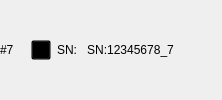
              <widget class="QWidget" name="widget_camera7" native="true">
               <layout class="QHBoxLayout" name="horizontalLayout_12">
                <property name="leftMargin">
                 <number>0</number>
                </property>
                <property name="topMargin">
                 <number>0</number>
                </property>
                <property name="rightMargin">
                 <number>0</number>
                </property>
                <property name="bottomMargin">
                 <number>0</number>
                </property>
                <item>
                 <widget class="QLabel" name="label_22">
                  <property name="text">
                   <string>#7  </string>
                  </property>
                 </widget>
                </item>
                <item>
                 <spacer name="horizontalSpacer_16">
                  <property name="orientation">
                   <enum>Qt::Horizontal</enum>
                  </property>
                  <property name="sizeType">
                   <enum>QSizePolicy::Fixed</enum>
                  </property>
                  <property name="sizeHint" stdset="0">
                   <size>
                    <width>5</width>
                    <height>20</height>
                   </size>
                  </property>
                 </spacer>
                </item>
                <item>
                 <widget class="QPushButton" name="pbt_camera7">
                  <property name="sizePolicy">
                   <sizepolicy hsizetype="Fixed" vsizetype="Fixed">
                    <horstretch>0</horstretch>
                    <verstretch>0</verstretch>
                   </sizepolicy>
                  </property>
                  <property name="minimumSize">
                   <size>
                    <width>20</width>
                    <height>20</height>
                   </size>
                  </property>
                  <property name="maximumSize">
                   <size>
                    <width>20</width>
                    <height>20</height>
                   </size>
                  </property>
                  <property name="styleSheet">
                   <string notr="true">QPushButton
{   
    border-image:  url(:/image/camera_off.png);
    background:transparent; 
}

QPushButton:checked
{
    border-image: url(:/image/camera.png);
}
</string>
                  </property>
                  <property name="text">
                   <string/>
                  </property>
                  <property name="checkable">
                   <bool>true</bool>
                  </property>
                 </widget>
                </item>
                <item>
                 <widget class="QLabel" name="label_41">
                  <property name="text">
                   <string>SN:</string>
                  </property>
                 </widget>
                </item>
                <item>
                 <widget class="QPushButton" name="pbt_SN7">
                  <property name="text">
                   <string>SN:12345678_7</string>
                  </property>
                  <property name="checkable">
                   <bool>true</bool>
                  </property>
                  <property name="flat">
                   <bool>true</bool>
                  </property>
                 </widget>
                </item>
                <item>
                 <spacer name="horizontalSpacer_17">
                  <property name="orientation">
                   <enum>Qt::Horizontal</enum>
                  </property>
                  <property name="sizeHint" stdset="0">
                   <size>
                    <width>44</width>
                    <height>20</height>
                   </size>
                  </property>
                 </spacer>
                </item>
               </layout>
              </widget>
